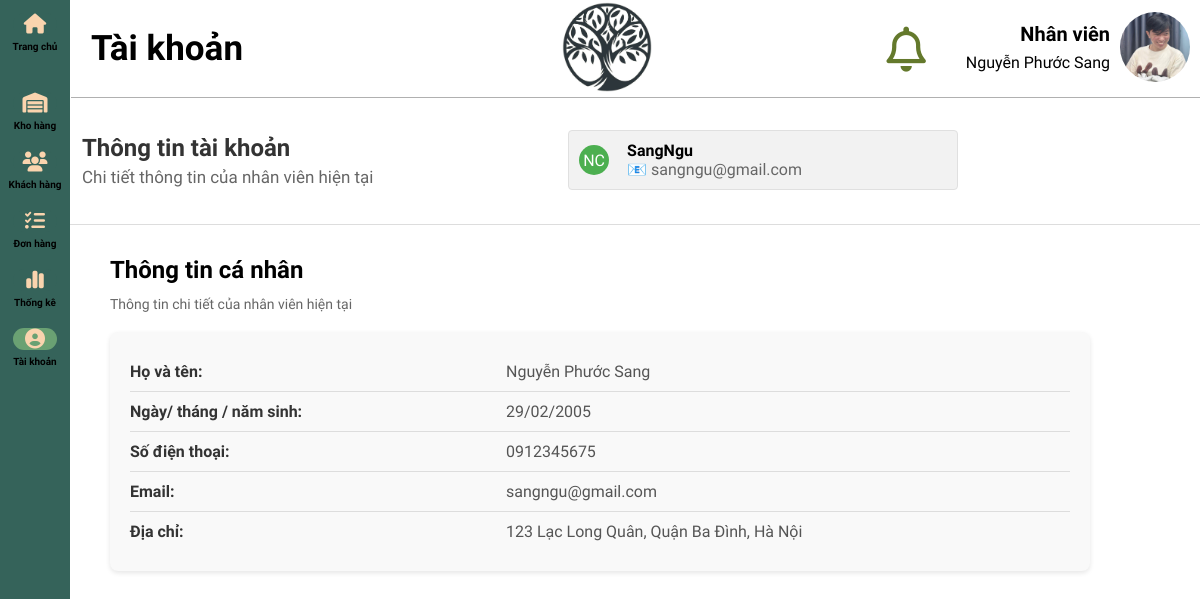
/admin/index/accountPage.php (signed in), run on the app's committed database.
### tables this page shows
CREATE TABLE `users` (
  `Username` varchar(255) NOT NULL,
  `FullName` varchar(255) NOT NULL,
  `Email` varchar(255) DEFAULT NULL,
  `PasswordHash` varchar(255) NOT NULL,
  `Address` varchar(255) NOT NULL,
  `Province` varchar(255) NOT NULL,
  `District` varchar(255) NOT NULL,
  `Ward` varchar(255) NOT NULL,
  `Role` enum('customer','admin') NOT NULL DEFAULT 'customer',
  `Phone` varchar(100) NOT NULL,
  `Status` enum('Active','Block') NOT NULL DEFAULT 'Active'
);

CREATE TABLE `district` (
  `district_id` int(11) NOT NULL,
  `province_id` int(11) NOT NULL,
  `name` varchar(64) NOT NULL
);

CREATE TABLE `province` (
  `province_id` int(11) NOT NULL,
  `name` varchar(64) NOT NULL
);

### admin/index/accountPage.php (the view, shortened to what this page needs)
<?php
$avatarPath = ($_SESSION['Role'] === 'admin')
  ? "../../assets/images/admin.jpg"
  : "../../assets/images/sang.jpg";
include('../php/connect.php');
$sql = "SELECT u.Username, u.FullName, u.Email, u.Role, u.Phone, u.Address,
        p.name as province_name, d.name as district_name
        FROM users u
        JOIN province p ON u.Province = p.province_id
        JOIN district d ON u.District = d.district_id
        WHERE u.Username = ?";
$stmt = $myconn->prepare($sql);
$stmt->bind_param("s", $_SESSION['Username']);
$stmt->execute();
$result = $stmt->get_result();
if ($result->num_rows > 0) {
  while ($row = $result->fetch_assoc()) {
    $username = $row['Username'];
    $FullName = $row['FullName'];
    $email = $row['Email'];
    $phone = $row['Phone'];
    $address = $row['Address'] . ', ' . $row['district_name'] . ', ' . $row['province_name'];
?>
<!DOCTYPE html>
<html lang="en">
<head>
  <link rel="stylesheet" href="../style/header.css">
  <link rel="stylesheet" href="../style/sidebar.css">
  <link rel="stylesheet" href="../icon/css/all.css">
  <link rel="stylesheet" href="../style/generall.css">
  <link rel="stylesheet" href="../style/main1.css">
  <link rel="stylesheet" href="../style/accountStyle.css">
  <link rel="stylesheet" href="./asset/bootstrap/css/bootstrap.min.css">
  <link rel="stylesheet" href="../style/LogInfo.css">
  <link rel="stylesheet" href="../style/reponsiveAccount.css">
</head>
<body>
  <div class="header">
    <div class="header-left-section">
      <p class="header-left-title">Tài khoản</p>
    </div>
    <div class="header-middle-section">
      <img class="logo-store" src="../../assets/images/LOGO-2.jpg">
    </div>
    <div class="header-right-section">
      <div class="bell-notification">
        <i class="fa-regular fa-bell" style="
                        color: #64792c;
                        font-size: 45px;
                        width:100%;
                        "></i>
      </div>
      <div>
        <div class="position-employee">
          <p><?php echo $_SESSION['Role'] ?></p>
        </div>
        <div class="name-employee">
          <p><?php echo $_SESSION['FullName'] ?></p>
        </div>
      </div>
      <div>
        <img class="avatar" src="<?php echo $avatarPath; ?>" alt="Avatar" data-bs-toggle="offcanvas"
          data-bs-target="#offcanvasWithBothOptions" aria-controls="offcanvasWithBothOptions">
      </div>
    </div>
  </div>
  <div class="main-container">
    <div class="side-bar">
      <div class="backToHome">
        <a href="homePage.php" style="text-decoration: none; color: black;">
          <div class="container-function-selection">
            <button class="button-function-selection" style="margin-top: 35px;">
              <i class="fa-solid fa-house" style="
              font-size: 20px;
              color: #FAD4AE;
              "></i>
            </button>
            <p>Trang chủ</p>
          </div>
        </a>
      </div>
      <a href="wareHouse.php" style="text-decoration: none; color: black;">
        <div class="container-function-selection">
          <button class="button-function-selection">
            <i class="fa-solid fa-warehouse" style="font-size: 20px;
            color: #FAD4AE;
        "></i></button>
          <p>Kho hàng</p>
        </div>
      </a>
      <a href="customer.php" style="text-decoration: none; color: black;">
        <div class="container-function-selection">
          <button class="button-function-selection">
            <i class="fa-solid fa-users" style="
                        font-size: 20px;
                        color: #FAD4AE;
                    "></i>
          </button>
          <p>Khách hàng</p>
        </div>
      </a>
      <a href="orderPage.php" style="text-decoration: none; color: black;">
        <div class="container-function-selection">
          <button class="button-function-selection">
            <i class="fa-solid fa-list-check" style="
                    font-size: 20px;
                    color: #FAD4AE;
                    "></i>
          </button>
          <p>Đơn hàng</p>
        </div>
      </a>
      <a href="analyzePage.php" style="text-decoration: none; color: black;">
        <div class="container-function-selection">
          <button class="button-function-selection">
            <i class="fa-solid fa-chart-simple" style="
                    font-size: 20px;
                    color: #FAD4AE;
                "></i>
          </button>
          <p>Thống kê</p>
        </div>
      </a>
      <a href="accountPage.php" style="text-decoration: none; color: black;">
        <div class="container-function-selection">
          <button class="button-function-selection" style="background-color: #6aa173;">
            <i class="fa-solid fa-circle-user" style="
                     font-size: 20px;
                     color: #FAD4AE;
                 "></i>
          </button>
          <p>Tài khoản</p>
        </div>
      </a>
    </div>
    <div class="content-area">
      <div class="header-section">
        <div class="header-left">
          <h1>Thông tin tài khoản</h1>
          <p>Chi tiết thông tin của nhân viên hiện tại</p>
        </div>
        <div class="header-right">
          <div class="user-info">
            <span class="user-icon">NC</span>
            <div style="display: flex; flex-direction: column;">
              <span class="user-name"><?php echo $username ?></span>
              <span class="user-email">📧 <?php echo $email ?></span>
            </div>
          </div>
        </div>
      </div>
      <div class="main-content">
        <div class="personal-info">
          <h1>Thông tin cá nhân</h1><br>
          <p>Thông tin chi tiết của nhân viên hiện tại</p>
          <div class="info-container">
            <div class="info-row">
              <label>Họ và tên:</label>
              <span><?php echo $FullName ?></span>
            </div>
            <div class="info-row">
              <label>Ngày/ tháng / năm sinh:</label>
              <span>29/02/2005</span>
            </div>
            <div class="info-row">
              <label>Số điện thoại:</label>
              <span><?php echo $phone ?></span>
            </div>
            <div class="info-row">
              <label>Email:</label>
              <span><?php echo $email ?></span>
            </div>
            <div class="info-row">
              <label>Địa chỉ:</label>
              <span><?php echo $address ?></span>
            </div>
          </div>
        </div>
      </div>
    </div>
    <?php   }
} else {
  echo "0 results";
}
    ?>
</body>
</html>

### admin/style/header.css (style rules this page uses)
.header { display: flex; flex-direction: row; justify-content: space-between; position: fixed; top: 0; right: 0; left: 70px; border-bottom-width: 1px; border-bottom-style: solid; border-bottom-color: rgb(176, 176, 176); height: 98px; align-items: center; z-index: 100; background-color: white; }
.header-left-section { margin-left: 20px; }
.header-left-title { font-size: 35px; font-weight: bold; width: 200px; }
.header-middle-section { margin-left: 140px; }
.header-right-section { display: flex; flex-direction: row; gap: 10px; }
.logo-store { height:90px; }
.bell-notification { margin-top: 15px; margin-right: 30px; cursor: pointer; }
.avatar { width: 70px; height: 70px; border-radius: 50%; object-fit: cover; margin-right: 10px; cursor: pointer; }
.position-employee { margin-top: 10px; text-align: right; font-weight: bold; font-size: 20px; }
.name-employee { margin-top: 7px; }
@media only screen and (min-width: 64em) { .header-middle-section { margin-right: 60px; } }
@media only screen and (min-width: 64em) { .header-left-section { width: 157px; } }
@media only screen and (min-width: 64em) { .header-left-title { transition: 1s; } }

### admin/style/sidebar.css (style rules this page uses)
.side-bar { background-color: #35635A; display: flex; position: fixed; flex-direction: column; left: 0; bottom: 0; top: 0; width: 70px; text-align: center; z-index: 99; align-items: center; }
.button-function-selection { border: none; background-color: #35635A; margin-top: 0; width: 80%; border-radius: 20px; cursor: pointer; margin-bottom: 6px; }
.backToHome { background-color: #35635A; margin-bottom: 20px; margin-top: -25px; cursor: pointer; font-weight: bold; font-size: 10px; position: relative; margin-top: -22px; left:0; }
.container-function-selection { cursor: pointer; font-size: 10px; font-weight: bold; margin-bottom: 20px; width: 54px }

### admin/style/generall.css (style rules this page uses)
p,button,input,h1,h2,h3,h4,h5,span { display: inline-block; font-family: "Roboto", Arial; margin-top: 0; margin-bottom: 0; }
a { text-decoration: none; font-family: "Roboto", Arial; }
div { font-family: "Roboto", Arial; }

### admin/style/accountStyle.css (style rules this page uses)
body { font-family: Arial, sans-serif; margin: auto; width:auto; }
.header { display: flex; flex-direction: row; justify-content: space-between; position: fixed; top: 0; right: 0; left: 71px; height: 98px; align-items: center; z-index: 100; background-color: white; }
.main-content { display: flex; }
.content-area { flex: 1; margin-top: 6rem; }
.header-section { background-color: #ffffff; padding: 34px; border-bottom: 1px solid #ddd; margin-bottom: 11px; display: flex; justify-content: space-between; align-items: center; }
.header-left { margin-left: 3rem; font-size: 12px; flex-direction: column; display: flex; }
.header-left h1 { margin: 0; color: #333; }
.header-left p { margin: 5px 0 0; color: #666; font-size: 17px; }
.header-right { flex: 1; display: flex; justify-content: right; margin-right: 13rem; }
.user-info { display: flex; align-items: center; background-color: #f2f2f2; border: 1px solid #e0e0e0; border-radius: 4px; padding: 10px; padding-right: 150px; gap: 8px; }
.user-icon { background-color: #4CAF50; color: white; border-radius: 50%; width: 30px; height: 30px; display: flex; align-items: center; justify-content: center; margin-right: 10px; }
.user-name { font-weight: bold; margin-right: 5px; }
.user-email { color: #666; margin-right: 5px; }
.personal-info { padding: 20px; width: 85%; margin: auto; }
.personal-info h1 { font-size: 24px; margin-bottom: 10px; }
.personal-info p { font-size: 14px; color: #666; margin-bottom: 20px; }
.info-container { background-color: #f9f9f9; padding: 20px; border-radius: 8px; box-shadow: 0 2px 5px rgba(0, 0, 0, 0.1); }
.info-row { display: flex; justify-content: space-between; padding: 10px 0; border-bottom: 1px solid #ddd; }
.info-row:last-child { border-bottom: none; }
.info-row label { font-weight: bold; color: #333; width: 40%; }
.info-row span { color: #555; width: 60%; text-align: left; }

### admin/style/reponsiveAccount.css (style rules this page uses)
@media only screen and (min-width: 64em) { .header-middle-section { margin-right: 60px; } }
@media only screen and (min-width: 64em) { .header-left-section { width: 157px; } }
@media only screen and (min-width: 64em) { .header-left-title { transition: 1s; } }

### data on the page
users: Username "SangNgu", Email "sangngu@gmail.com", FullName "Nguyễn Phước Sang", Phone "0912345675", Address.name "123 Lạc Long Quân, Quận Ba Đình, Hà Nội"
